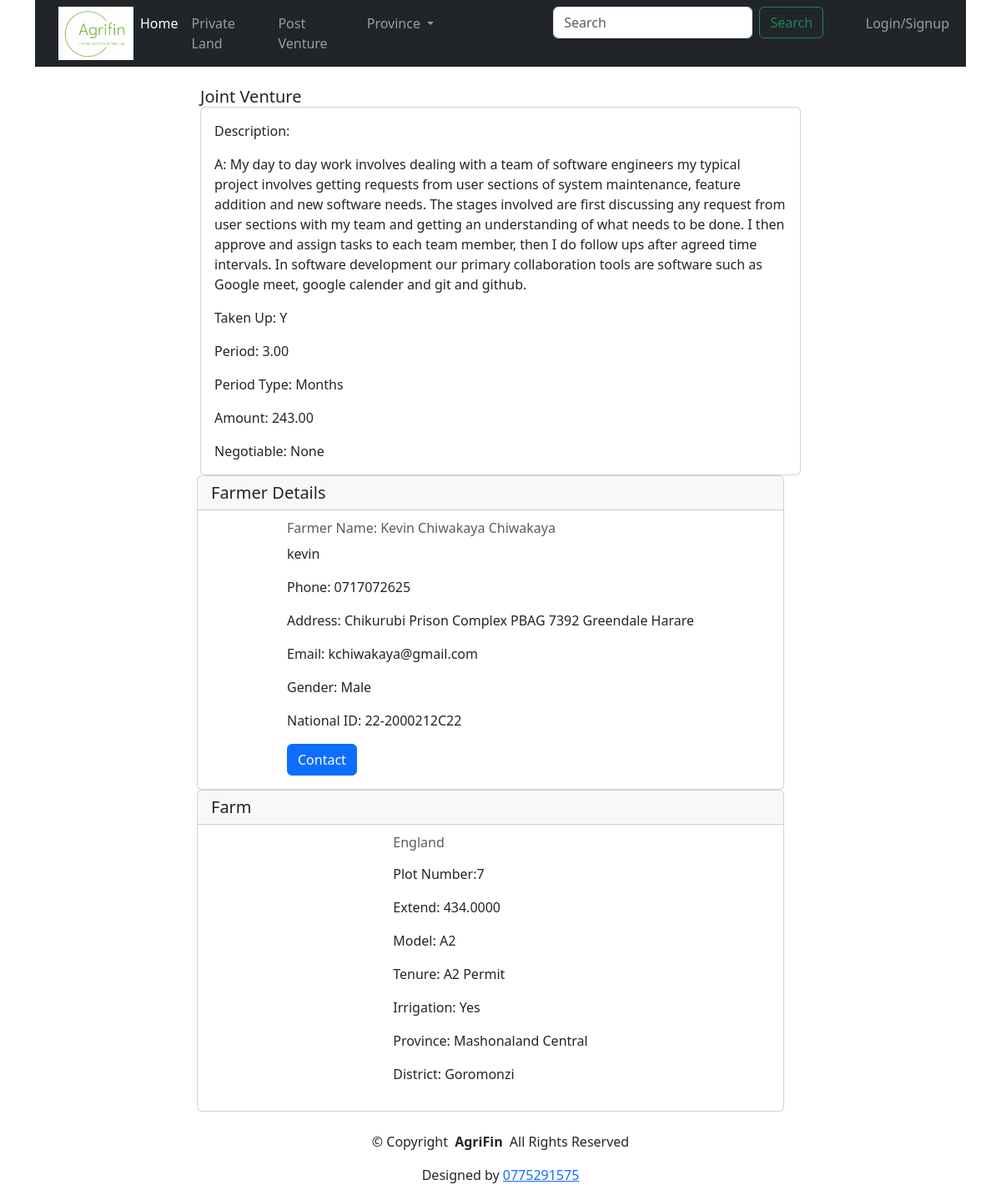
Page /details/3/ on the earlier database version.
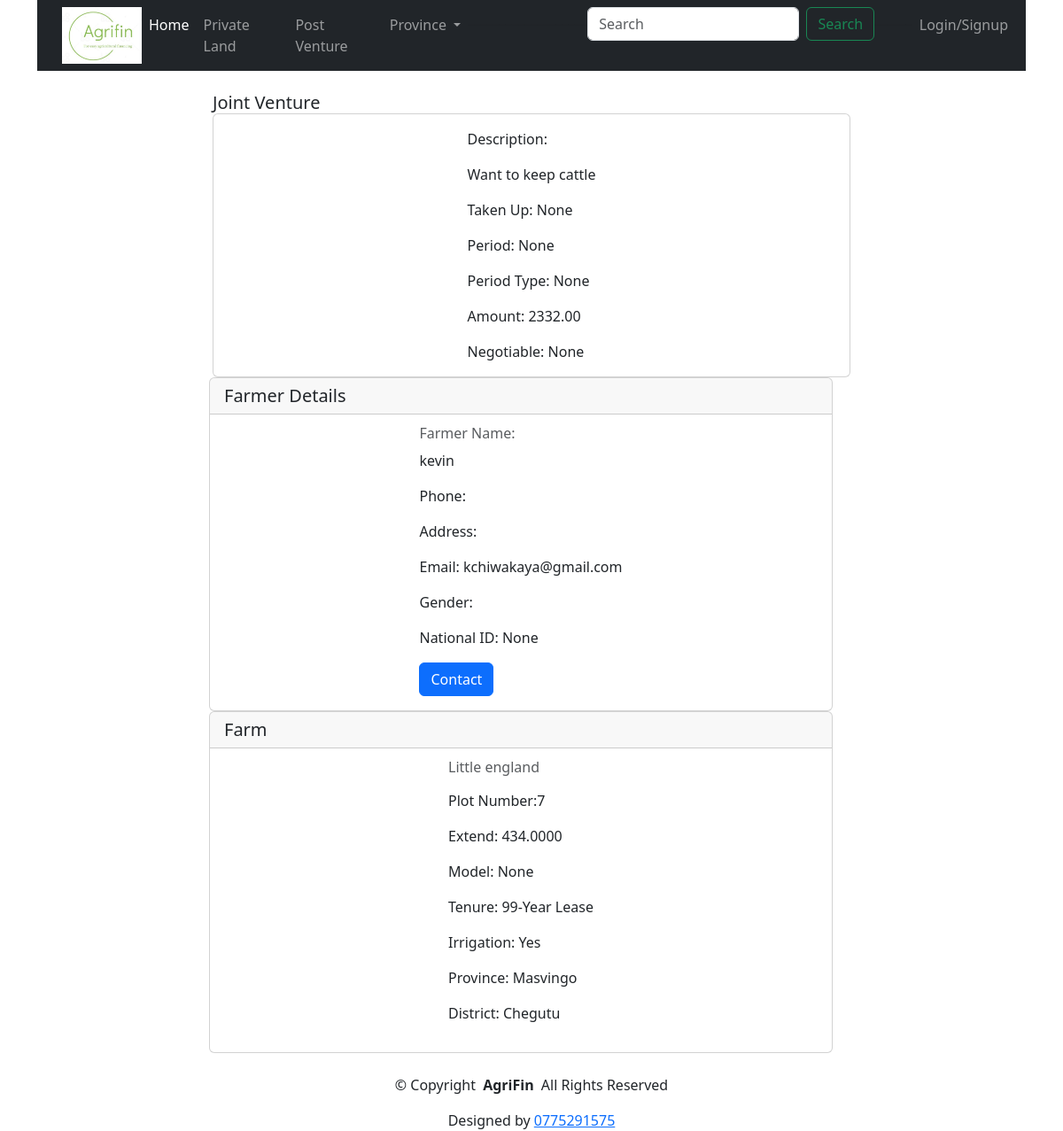
Same page on the later database version.
### farmersapp/models.py (models this page shows, shortened)
class Venture(models.Model):
   farm = models.ForeignKey(Farm,on_delete = models.CASCADE)
   purpose = models.CharField(max_length=500,null = True,blank = True)
   descripiton = models.TextField()
   takenup = models.CharField(max_length=5,null=True,choices=(('Y','Yes'),('N','No')),blank=True)
   supporting_images = models.CharField(max_length=250,null = True, blank=True)
   period = models.DecimalField(max_digits= 10,decimal_places= 2,null=True,blank=True)
   period_type = models.CharField(max_length=5,null=True,choices=(('Y','Year(s)'),('M','Months'),('W','Weeks')),blank=True)
   amount = models.DecimalField(max_digits= 20,decimal_places= 2,null = True,blank = True)
   negotiable = models.CharField(max_length=250,null = True, blank=True)

class Farm(models.Model):
    tenure = (
   ('Off','Offer Letter'),
   ('99','99-Year Lease'),
   ('A1','A1 Permit'),
   ('AP', 'A1 Temporal Permit'),
   ('A2','A2 Permit'),
   ('Ttl','Title Deed'),
   ('DG','Deed of Grant'),
   ('CCT','Certificate of Consolidated Title'),
   ('Non','None'),
   )
    water = (
   ('D','Dam'),
   ('R','River'),
   ('B','Borehole'),
   ('W', 'Weir'),
   ('Wl','Well'),
   ('N','None'),
   )
    province = (
   ('MTN','Matabeleland North'),
   ('MTS','Matabeleland South'),
   ('MSE','Mashonaland East'),
   ('MSW','Mashonaland West'),
   ('MSC','Mashonaland Central'),
   ('MAN','Manicaland'),
    ('MSV','Masvingo'),
    ('MID','Midlands'),
    ('HRE','Harare'),
    ('BYO','Bulawayo'),
   )
    mmodels = (
       ('A1','A1'),
       ('A2','A2'),
       ('Old','Old Resettlement Scheme'),
       ('Sma','Small Scale Commercial'),
       ('A1T','Three Tier'),
       ('Comm','Communal')
    )
    farmer = models.ForeignKey(Farmer,on_delete = models.CASCADE)
    farm_name = models.CharField(max_length=500)
    plot_number = models.CharField(max_length=250,null=True, blank=True)
    extend = models.DecimalField(max_digits= 10,decimal_places= 4)
    district = models.CharField(max_length=20)
    province = models.CharField(max_length=250,choices=province)
    ward = models.CharField(max_length=10,null=True, blank=True)
    model =models.CharField(max_length=250,null =True,blank=True,choices=mmodels)
    tenure_type = models.CharField(max_length=50,choices=tenure)
    irrigation =models.CharField(max_length=250,null= True,choices=(('Y','Yes'),('N','No')))
    water_availability  = models.CharField(max_length=250,choices=water)
    description = models.TextField(null=True, blank=True)

class Farmer(models.Model):
    gender = (
   ('M','Male'),
   ('F','Female'),
   )
    user = models.OneToOneField(User,on_delete=models.CASCADE,null =True,blank = True)
    name = models.CharField(max_length=250)
    othername = models.CharField(max_length=250,null=True, blank=True)
    surname = models.CharField(max_length=250)
    address = models.CharField(max_length=250)
    phone = models.CharField(max_length=20)
    email = models.CharField(max_length=250, null=True,blank=True)
    gender = models.CharField(max_length=10,choices=gender)
    national_id = models.CharField(max_length=30,null =True,unique=True,editable=True,blank=False)

### farmersapp/views.py (the view)
# urls.py: path("details/<str:pk>/",views.details,name ="details"),
def details(request,pk):
    mdetails = Venture.objects.get(id = pk)
    context = {'mdetails': mdetails}
    return render(request,'details.html',context)

### farmersapp/templates/details.html (shortened to what this page needs)
{%extends 'main.html'%}
    {% load bootstrap5 %} {% bootstrap_css %} {% bootstrap_javascript %} {%load
    static%}
    {%block content%}
    <div class="container">
      <div class="row">
        <div class="col-md-8 mx-auto">
          <h5 class="card-header">Joint Venture</h5>
          <div class="card" >
            <div class="card-body mx-auto">
              <p class="card-text"> Description:</p><p> {{mdetails.descripiton}}</p>
              <p class="card-text">Taken Up: {{mdetails.takenup}}</p>
              <p class="card-text">Period: {{mdetails.period}}</p>
              <p class="card-text">Period Type: {{mdetails.get_period_type_display}}</p>
              <p class="card-text">Amount: {{mdetails.amount}}</p>
              <p class="card-text">Negotiable: {{mdetails.negotiable}}</p>
            </div>
          </div>
        </div>
        <div class="row">
        <div class="col-md-8 mx-auto">
          <div class="card">
            <h5 class="card-header">Farmer Details</h5>
            <div class="card-body mx-auto">
              <h6 class="card-subtitle mb-2 text-body-secondary">
                Farmer Name: {{mdetails.farm.farmer.name}} {{mdetails.farm.farmer.surname}}
              </h6>
                <p class="card-text">{{mdetails.farm.farmer.user.username}}</p>
                <p class="card-text">Phone: {{mdetails.farm.farmer.phone}}</p>
                <p class="card-text">Address: {{mdetails.farm.farmer.address}}</p>
                <p class="card-text">Email: {{mdetails.farm.farmer.email}}</p>
                <p class="card-text">Gender: {{mdetails.farm.farmer.get_gender_display}}</p>
                <p class="card-text">National ID: {{mdetails.farm.farmer.national_id}}</p>
                <a href="#" class="btn btn-primary"
                >Contact</a>
            </div>
          </div>
        </div>
      </div>
      <div class="row">
        <div class="col-md-8 mx-auto">
          <div class="card" >
            <h5 class="card-header">Farm</h5>
            <div class="card-body mx-auto">
              <h6 class="card-subtitle mb-2 text-body-secondary">
                {{mdetails.farm.farm_name}}
              </h6>
              <p class="card-text">
                <p>Plot Number:{{mdetails.farm.plot_number}}</p>
                <p>Extend: {{mdetails.farm.extend}}</p>
                <p>Model: {{mdetails.farm.get_model_display}}</p>
                <p> Tenure: {{mdetails.farm.get_tenure_type_display}}</p>
                <p>Irrigation: {{mdetails.farm.get_irrigation_display}}</p>
                <p> Province: {{mdetails.farm.get_province_display}}</p>
                <p>District: {{mdetails.farm.district}}</p>
              </p>
            </div>
          </div>
        </div>
      </div>
      </div>
    </div>
    {%endblock%}

### farmersapp/templates/main.html (shortened to what this page needs)
<!DOCTYPE html>
<html lang="en">
  <head>
    {% load bootstrap5 %} {% bootstrap_css %} {% bootstrap_javascript %}
  </head>
  <body>
    {%include 'navbar.html'%}
    <br />
    <div class="container">{%block content%} {%endblock content%}</div>
    <footer id="footer" class="footer">
      <div class="container copyright text-center mt-4">
        <p>
          © <span>Copyright</span>
          <strong class="px-1 sitename">AgriFin</strong>
          <span>All Rights Reserved</span>
        </p>
        <div class="credits">
          Designed by <a href="https://whatsapp.com/">0775291575</a>
        </div>
      </div>
    </footer>
  </body>
</html>

### farmersapp/templates/navbar.html (shortened to what this page needs)
{%load static%}
<div class="container">
<nav class="navbar navbar-expand-lg navbar-dark bg-dark">
    <div class="container-fluid">
      <img class="navbar-brand" href="{%url 'ventures'%}"><img src="{% static 'images/logo.JPG' %}" width="90px"/></a>
      <div class="collapse navbar-collapse" id="navbarSupportedContent">
        <ul class="navbar-nav me-auto mb-2 mb-lg-0">
          <li class="nav-item">
            <a class="nav-link active" aria-current="page" href="{% url 'ventures'%}">Home</a>
          </li>
          <li class="nav-item">
            <a class="nav-link" href="{%url '_ventures' 'PVT'%}">Private Land</a>
          </li>
          <li class="nav-item">
            <a class="nav-link" href="{%url 'createfarmer'%}" >Post Venture</a>
          </li>
          <li class="nav-item dropdown">
            <a class="nav-link dropdown-toggle" href="#" role="button" data-bs-toggle="dropdown" aria-expanded="false">
              Province
            </a>
          </li>
          <li>___________________</li>
        <li  class="nav-item">
        <form class="d-flex" role="search" method="get" action ="{% url 'ventures'%}">
          <input class="form-control me-2" type="search" placeholder="Search" aria-label="Search" name="Search_Query" value={{search_query}}>
          <button class="btn btn-outline-success" type="submit">Search</button>
        </form>
      </li>
      <li>______</li>
      {% if user.is_authenticated %}
      <li class="nav-item">
        <a class="nav-link" href="{%url 'dash' user %}" >Dashboard</a>
       </li>
       <li class="nav-item">
         <a class="nav-link" href="{%url 'logout'%}" >Logout</a>
        </li>
      {%else%}
        <li class="nav-item">
          <a class="nav-link" href="{%url 'login'%}" >Login/Signup</a>
        </li>
      {%endif%}
      </ul>
      </div>
    </div>
  </nav>
</div>

Differences in the rows shown:
changed Venture "None": descripiton "A: My day to day work involves dealing with a team of software engineers my typical project involves getting requests from user sections of system maintenance, feature addition and new software needs. The stages involved are first discussing any request from user sections with my team and getting an understanding of what needs to be done. I then approve and assign tasks to each team member, then I do follow ups after agreed time intervals. In software development our primary collaboration tools are software such as Google meet, google calender and git and github." → "Want to keep cattle"; takenup "Y" → "None"; period "3.00" → "None"; period_type "Months" → "None"; amount "243.00" → "2332.00"; farm.farmer.national_id "22-2000212C22" → "None"; farm.farm_name "England" → "Little england"; farm.model "A2" → "None"; farm.tenure_type "A2 Permit" → "99-Year Lease"; farm.province "Mashonaland Central" → "Masvingo"; farm.district "Goromonzi" → "Chegutu"; farm.farmer.name "Kevin Chiwakaya" → (not shown); farm.farmer.surname "Chiwakaya" → (not shown); farm.farmer.phone "0717072625" → (not shown); farm.farmer.address "Chikurubi Prison Complex PBAG 7392 Greendale Harare" → (not shown); farm.farmer.gender "Male" → (not shown)
